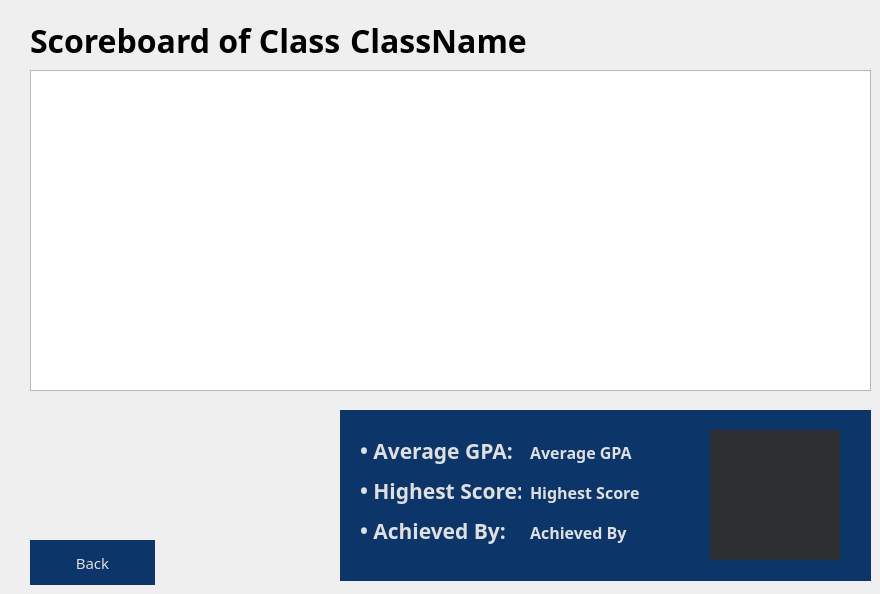
    <widget class="QWidget" name="pageScoreboardOfClass">
     <property name="styleSheet">
      <string notr="true">QWidget#pageScoreboardOfClass{
	border-image: url(:/assets/blue-gradient.png) 0 0 0 0 stretch stretch;
}
</string>
     </property>
     <widget class="QFrame" name="frameStatic_2">
      <property name="geometry">
       <rect>
        <x>340</x>
        <y>410</y>
        <width>531</width>
        <height>171</height>
       </rect>
      </property>
      <property name="styleSheet">
       <string notr="true">QFrame#frameStatic_2 {
background-color: rgb(12, 53, 106);
border: none;
}

QFrame#frameStatic_2 :hover {
background-color: rgb(14, 63, 127);
border: none;
}
</string>
      </property>
      <property name="frameShape">
       <enum>QFrame::StyledPanel</enum>
      </property>
      <property name="frameShadow">
       <enum>QFrame::Raised</enum>
      </property>
      <widget class="QLabel" name="labelHighestScore_Binding_2">
       <property name="geometry">
        <rect>
         <x>190</x>
         <y>62</y>
         <width>161</width>
         <height>41</height>
        </rect>
       </property>
       <property name="font">
        <font>
         <family>Segoe UI Semibold</family>
         <pointsize>12</pointsize>
         <bold>true</bold>
        </font>
       </property>
       <property name="styleSheet">
        <string notr="true">color: rgb(223, 223, 223);</string>
       </property>
       <property name="text">
        <string>Highest Score</string>
       </property>
      </widget>
      <widget class="QLabel" name="labelAchievedBy_Binding_2">
       <property name="geometry">
        <rect>
         <x>190</x>
         <y>102</y>
         <width>161</width>
         <height>41</height>
        </rect>
       </property>
       <property name="font">
        <font>
         <family>Segoe UI Semibold</family>
         <pointsize>12</pointsize>
         <bold>true</bold>
        </font>
       </property>
       <property name="styleSheet">
        <string notr="true">color: rgb(223, 223, 223);</string>
       </property>
       <property name="text">
        <string>Achieved By</string>
       </property>
      </widget>
      <widget class="QLabel" name="labelAvgGPA_2">
       <property name="geometry">
        <rect>
         <x>20</x>
         <y>20</y>
         <width>161</width>
         <height>41</height>
        </rect>
       </property>
       <property name="font">
        <font>
         <family>Segoe UI Semibold</family>
         <pointsize>16</pointsize>
         <bold>true</bold>
        </font>
       </property>
       <property name="styleSheet">
        <string notr="true">color: rgb(223, 223, 223);</string>
       </property>
       <property name="text">
        <string>• Average GPA: </string>
       </property>
      </widget>
      <widget class="QLabel" name="labelAchievedBy_2">
       <property name="geometry">
        <rect>
         <x>20</x>
         <y>100</y>
         <width>161</width>
         <height>41</height>
        </rect>
       </property>
       <property name="font">
        <font>
         <family>Segoe UI Semibold</family>
         <pointsize>16</pointsize>
         <bold>true</bold>
        </font>
       </property>
       <property name="styleSheet">
        <string notr="true">color: rgb(223, 223, 223);</string>
       </property>
       <property name="text">
        <string>• Achieved By: </string>
       </property>
      </widget>
      <widget class="QLabel" name="labelAvgGPA_Binding_2">
       <property name="geometry">
        <rect>
         <x>190</x>
         <y>22</y>
         <width>161</width>
         <height>41</height>
        </rect>
       </property>
       <property name="font">
        <font>
         <family>Segoe UI Semibold</family>
         <pointsize>12</pointsize>
         <bold>true</bold>
        </font>
       </property>
       <property name="styleSheet">
        <string notr="true">color: rgb(223, 223, 223);</string>
       </property>
       <property name="text">
        <string>Average GPA</string>
       </property>
      </widget>
      <widget class="QLabel" name="labelAppIcon_2">
       <property name="geometry">
        <rect>
         <x>370</x>
         <y>20</y>
         <width>130</width>
         <height>130</height>
        </rect>
       </property>
       <property name="styleSheet">
        <string notr="true">image: url(:/assets/app-logo.ico);
background-color: rgb(46, 47, 48);</string>
       </property>
       <property name="text">
        <string/>
       </property>
      </widget>
      <widget class="QLabel" name="labelHighestScore_2">
       <property name="geometry">
        <rect>
         <x>20</x>
         <y>60</y>
         <width>161</width>
         <height>41</height>
        </rect>
       </property>
       <property name="font">
        <font>
         <family>Segoe UI Semibold</family>
         <pointsize>16</pointsize>
         <bold>true</bold>
        </font>
       </property>
       <property name="styleSheet">
        <string notr="true">color: rgb(223, 223, 223);</string>
       </property>
       <property name="text">
        <string>• Highest Score: </string>
       </property>
      </widget>
     </widget>
     <widget class="QTableWidget" name="tableScoreboardOfClass">
      <property name="geometry">
       <rect>
        <x>30</x>
        <y>70</y>
        <width>841</width>
        <height>321</height>
       </rect>
      </property>
     </widget>
     <widget class="QLabel" name="labelScoreboardOfClass">
      <property name="geometry">
       <rect>
        <x>30</x>
        <y>20</y>
        <width>311</width>
        <height>41</height>
       </rect>
      </property>
      <property name="font">
       <font>
        <family>Segoe UI Semibold</family>
        <pointsize>24</pointsize>
        <bold>true</bold>
       </font>
      </property>
      <property name="styleSheet">
       <string notr="true">color: rgb(0, 0, 0);</string>
      </property>
      <property name="text">
       <string>Scoreboard of Class -</string>
      </property>
     </widget>
     <widget class="QPushButton" name="btnBackToScoreboard_Staff_2">
      <property name="geometry">
       <rect>
        <x>30</x>
        <y>540</y>
        <width>125</width>
        <height>45</height>
       </rect>
      </property>
      <property name="font">
       <font>
        <family>Segoe UI Semibold</family>
        <pointsize>11</pointsize>
        <italic>false</italic>
        <bold>false</bold>
        <kerning>true</kerning>
       </font>
      </property>
      <property name="cursor">
       <cursorShape>PointingHandCursor</cursorShape>
      </property>
      <property name="styleSheet">
       <string notr="true">QPushButton#btnBackToScoreboard_Staff_2 {
background-color: rgb(12, 53, 106);
color: rgb(223, 223, 223);
border: none;
}

QPushButton#btnBackToScoreboard_Staff_2:hover {
background-color: rgb(14, 63, 127);
color: rgb(223, 223, 223);
border: none;
}</string>
      </property>
      <property name="text">
       <string>Back</string>
      </property>
      <property name="autoDefault">
       <bool>false</bool>
      </property>
      <property name="default">
       <bool>false</bool>
      </property>
      <property name="flat">
       <bool>false</bool>
      </property>
     </widget>
     <widget class="QLabel" name="labelClassName_Binding">
      <property name="geometry">
       <rect>
        <x>350</x>
        <y>20</y>
        <width>521</width>
        <height>41</height>
       </rect>
      </property>
      <property name="font">
       <font>
        <family>Segoe UI Semibold</family>
        <pointsize>24</pointsize>
        <bold>true</bold>
       </font>
      </property>
      <property name="styleSheet">
       <string notr="true">color: rgb(0, 0, 0);</string>
      </property>
      <property name="text">
       <string>ClassName</string>
      </property>
     </widget>
    </widget>
